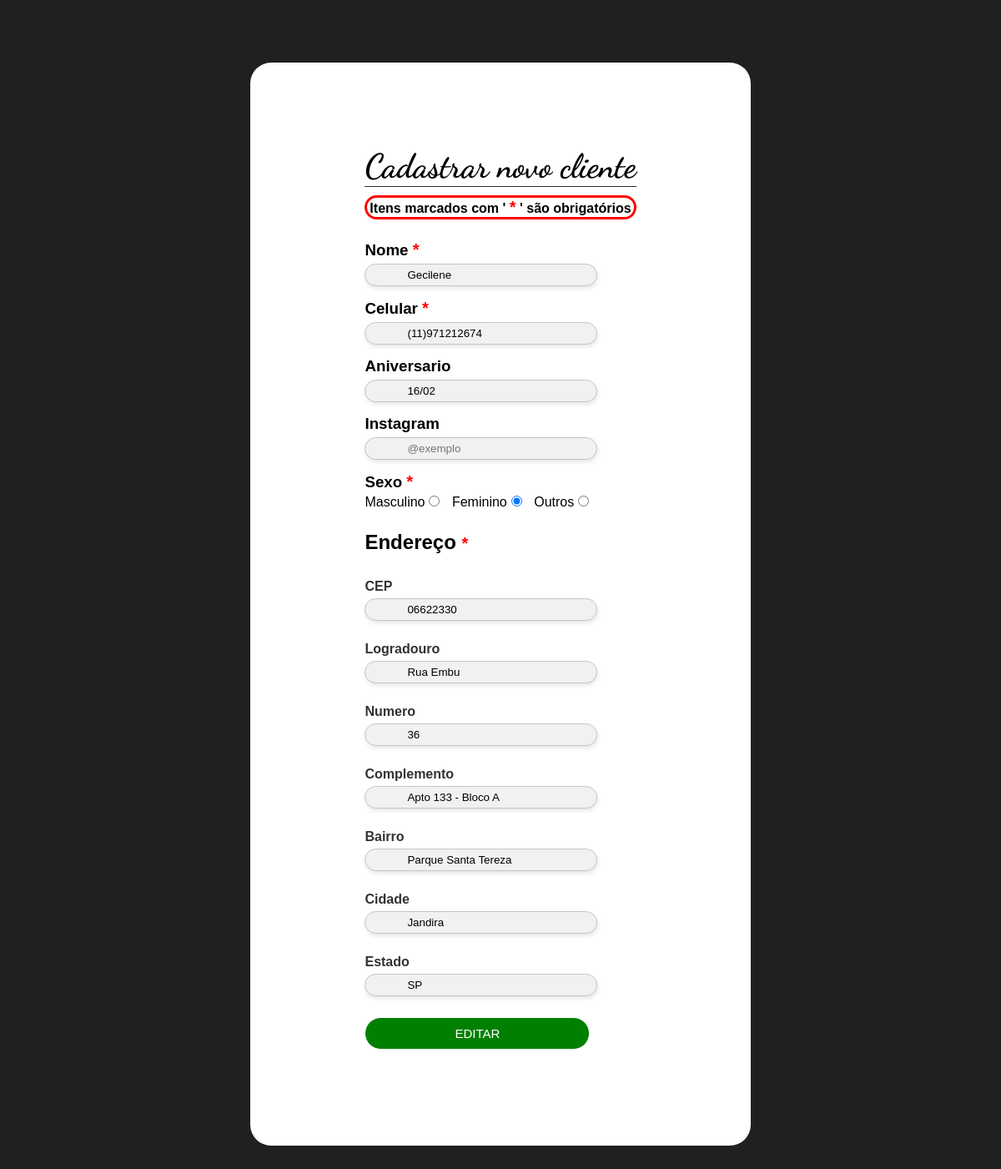
Page /cadastrar-cliente.php?idcliente=7&modo=editar on the committed database.
### tables this page shows
CREATE TABLE `clientes` (
  `id` int(11) NOT NULL AUTO_INCREMENT,
  `nome` varchar(100) NOT NULL,
  `cpf` varchar(25) DEFAULT NULL,
  `telefone` varchar(20) DEFAULT NULL,
  `celular` varchar(20) NOT NULL,
  `data_nascimento` date DEFAULT NULL,
  `email` varchar(100) DEFAULT NULL,
  `sexo` varchar(1) DEFAULT NULL,
  `cep` varchar(20) NOT NULL,
  `logradouro` varchar(80) NOT NULL,
  `bairro` varchar(80) NOT NULL,
  `cidade` varchar(80) NOT NULL,
  `estado` varchar(2) NOT NULL,
  `numero` varchar(45) NOT NULL,
  `complemento` varchar(70) DEFAULT NULL,
  `avatar` varchar(50) NOT NULL,
  PRIMARY KEY (`id`)
);

### cadastrar-cliente.php (the view, shortened to what this page needs)
<?php
$conexao = conexaoMysql();
$botao = "CADASTRAR";
$checkM = "";
$checkF = "";
$checkO = "";
$nome = (String)"";
$celular = (String)"";
$data_nascimento = (String)"";
$email = (String)"";
$cep = (String)"";
$logradouro = (String)"";
$bairro = (String)"";
$cidade = (String)"";
$estado = (String)"";
$numero = (String)"";
$complemento = (String)"";
if(isset($_GET['modo'])){
    if(strtoupper($_GET['modo']) == "EDITAR"){
        $sql = "SELECT * FROM clientes WHERE id = ".$_GET['idcliente'];
        $select = mysqli_query($conexao, $sql);
        if($rsConsulta = mysqli_fetch_array($select)){
            $nome = $rsConsulta['nome'];
            $celular = $rsConsulta['celular'];
            $data_nascimento = explode("-", $rsConsulta['data_nascimento']);
            $data_nascimento = $data_nascimento[2]."/".$data_nascimento[1];
            $email = $rsConsulta['email'];
            $sexo = $rsConsulta['sexo'];
            if(strtoupper($sexo) == "M")
                $checkM = "checked";
            elseif(strtoupper($sexo) == "F")
                $checkF = "checked";
            else
                $checkO = "checked";
            $cep = $rsConsulta['cep'];
            $logradouro = $rsConsulta['logradouro'];
            $bairro = $rsConsulta['bairro'];
            $cidade = $rsConsulta['cidade'];
            $estado = $rsConsulta['estado'];
            $numero = $rsConsulta['numero'];
            $complemento =$rsConsulta['complemento'];
            $botao = "EDITAR";
        }
    }
}
?>
<!DOCTYPE html>
<html lang="pt-br">
<head>
    <link rel="stylesheet" href="./css/style.css">
</head>
<body>
   <section class="cadastrar-cliente">
        <div class="wrapper-cadastrar">
        <div class="container container-atendimento">
        <form class="cadastro-cliente" action="bd/inserirCliente.php" method="post">
            <div class="cadastro-cliente-col">
                <h1>Cadastrar novo cliente
                    <h4 class="legenda">Itens marcados com ' <span class="obrigatorio">*</span> ' são obrigatórios</h4>
                </h1>
                <div class="text-input">
                    <h3>Nome <span class="obrigatorio">*</span></h3>
                    <input type="text" name="txt-cliente-nome" onkeypress="return validarEntrada(event,'numeric');" value="<?=$nome?>" class="input-cliente">
                </div>
                <div class="text-input">
                    <h3>Celular <span class="obrigatorio">*</span></h3>
                    <input type="text" placeholder="Ex (11) 999999999" name="txt-cliente-celular" onkeypress="return mascaraFone(this,event);" value="<?=$celular?>" id="telefone-cliente" class="input-cliente">
                </div>
                <div class="text-input">
                    <h3>Aniversario</h3>
                    <input type="text" onkeypress="return mascaraAniversario(this, event)" name="txt-cliente-nascimento" value="<?=$data_nascimento?>" class="input-cliente" id="aniversario">
                </div>
                <div class="text-input">
                    <h3>Instagram</h3>
                    <input type="text" placeholder="@exemplo" name="txt-cliente-email" value="<?=$email?>" class="input-cliente">
                </div>
                <h3>Sexo <span class="obrigatorio">*</span></h3>
                <div class="text-input-sexo">
                    Masculino<input value="M" type="radio" name="rdSexo" class="radio-option" <?=$checkM?>>
                    Feminino<input value="F" type="radio" name="rdSexo" class="radio-option" <?=$checkF?>>
                    Outros<input  Value="O" type="radio" name="rdSexo" class="radio-option" <?=$checkO?>>
                </div>
                <h2 class="endereco-titulo">Endereço <span class="obrigatorio">*</span></h2>
                <div class="text-input-row">
                    <div class="coluna-txt-input">
                        <p>CEP</p>
                    </div>
                    <div class="coluna-txt-input">
                        <input type="text" name="txt-cliente-cep" onkeypress="return mascaraCep(this,event);" value="<?=$cep?>" class="input-cliente-rua" id="cep">
                    </div>
                </div>
                <div class="text-input-row">
                    <div class="coluna-txt-input">
                        <p>Logradouro</p>
                    </div>
                    <div class="coluna-txt-input">
                    <input type="text" name="txt-cliente-logradouro" value="<?=$logradouro?>" class="input-cliente-rua" id="logradouro">
                    </div>
                </div>
                <div class="text-input-row">
                    <div class="coluna-txt-input">
                        <p>Numero</p>
                    </div>
                    <div class="coluna-txt-input">
                    <input type="text" name="txt-cliente-numero" onkeypress="return validarEntrada(event,'string');" value="<?=$numero?>" class="input-cliente-rua">
                    </div>
                </div>
                <div class="text-input-row">
                    <div class="coluna-txt-input">
                        <p>Complemento</p>
                    </div>
                    <div class="coluna-txt-input">
                    <input type="text" name="txt-cliente-complemento" value="<?=$complemento?>" class="input-cliente-rua" id="complemento" placeholder="Ex. Apto 123 - bloco 2">
                    </div>
                </div>
                <div class="text-input-row">
                    <div class="coluna-txt-input">
                        <p>Bairro</p>
                    </div>
                    <div class="coluna-txt-input">
                        <input type="text" name="txt-cliente-bairro" value="<?=$bairro?>" class="input-cliente-rua" id="bairro">
                    </div>
                </div>
                <div class="text-input-row">
                    <div class="coluna-txt-input">
                        <p>Cidade</p>
                    </div>
                    <div class="coluna-txt-input">
                    <input type="text" name="txt-cliente-cidade" value="<?=$cidade?>" class="input-cliente-rua" id="cidade">
                    </div>
                </div>
                <div class="text-input-row">
                    <div class="coluna-txt-input">
                        <p>Estado</p>
                    </div>
                    <div class="coluna-txt-input">
                        <input type="text" name="txt-cliente-estado" value="<?=$estado?>" class="input-cliente-estado" id="estado">
                    </div>
                </div>
                <div class="text-input">
                    <input type="submit" name="btn-cadastrar-cliente" class="botao botao-cadastrar" value="<?=$botao?>">
                </div>
            </div>
        </form>
    </div>
        </div>
   </section>
</body>
</html>

### css/style.css (style rules this page uses)
* { margin: 0; padding: 0; box-sizing: border-box; font-family: Arial, Helvetica, sans-serif; }
.container { margin: 0 auto; max-width: 2180px; }
body { background-color: rgb(32, 32, 32); }
.wrapper-cadastrar { display: flex; align-items: center; justify-content: center; background-color: white; width: 50%; margin: 0 auto; border-radius: 25px; margin-top: 75px; margin-bottom: 75px; padding: 100px; }
.cadastro-cliente-col h1 { text-align: center; font-family: 'Dancing Script', cursive; font-size: 40px; margin-bottom: 10px; border-bottom: 1px solid #000000d1; }
.legenda { text-align: center; margin-bottom: 25px; border: 3px solid red; border-radius: 25px; }
.obrigatorio { color: red; font-size: 20px; }
.text-input { margin-bottom: 15px; }
.input-cliente { background-color: #f2f0f0; border-radius: 25px; padding: 5px 50px; margin-top: 5px; border: 1px solid rgb(197, 197, 197); box-shadow: 1px 3px 5px #e8e8e8; }
.input-cliente-rua { background-color: #f2f0f0; border-radius: 25px; padding: 5px 50px; margin-top: 5px; border: 1px solid rgb(197, 197, 197); box-shadow: 1px 3px 5px #e8e8e8; }
.input-cliente-estado { background-color: #f2f0f0; border-radius: 25px; padding: 5px 50px; margin-top: 5px; border: 1px solid rgb(197, 197, 197); box-shadow: 1px 3px 5px #e8e8e8; }
.text-input-sexo { margin-bottom: 25px; }
.radio-option { margin: 0 10px 0 5px; margin-top: 5px; }
.endereco-titulo { margin-bottom: 30px; }
.text-input-row p { color: black; font-weight: bold; opacity: 0.8; }
.text-input-row { margin-bottom: 25px; }
.botao-cadastrar { padding: 10px 20px; width: 83%; background-color: green; border: 1px solid white; border-radius: 25px; color: white; font-size: 15px; font-style: bold; }

### rows in the picture
clientes: txt-cliente-nome "Gecilene", txt-cliente-celular "(11)971212674", txt-cliente-nascimento "16/02", txt-cliente-cep "06622330", txt-cliente-logradouro "Rua Embu", txt-cliente-numero "36", txt-cliente-complemento "Apto 133 - Bloco A", txt-cliente-bairro "Parque Santa Tereza", txt-cliente-cidade "Jandira", txt-cliente-estado "SP"
